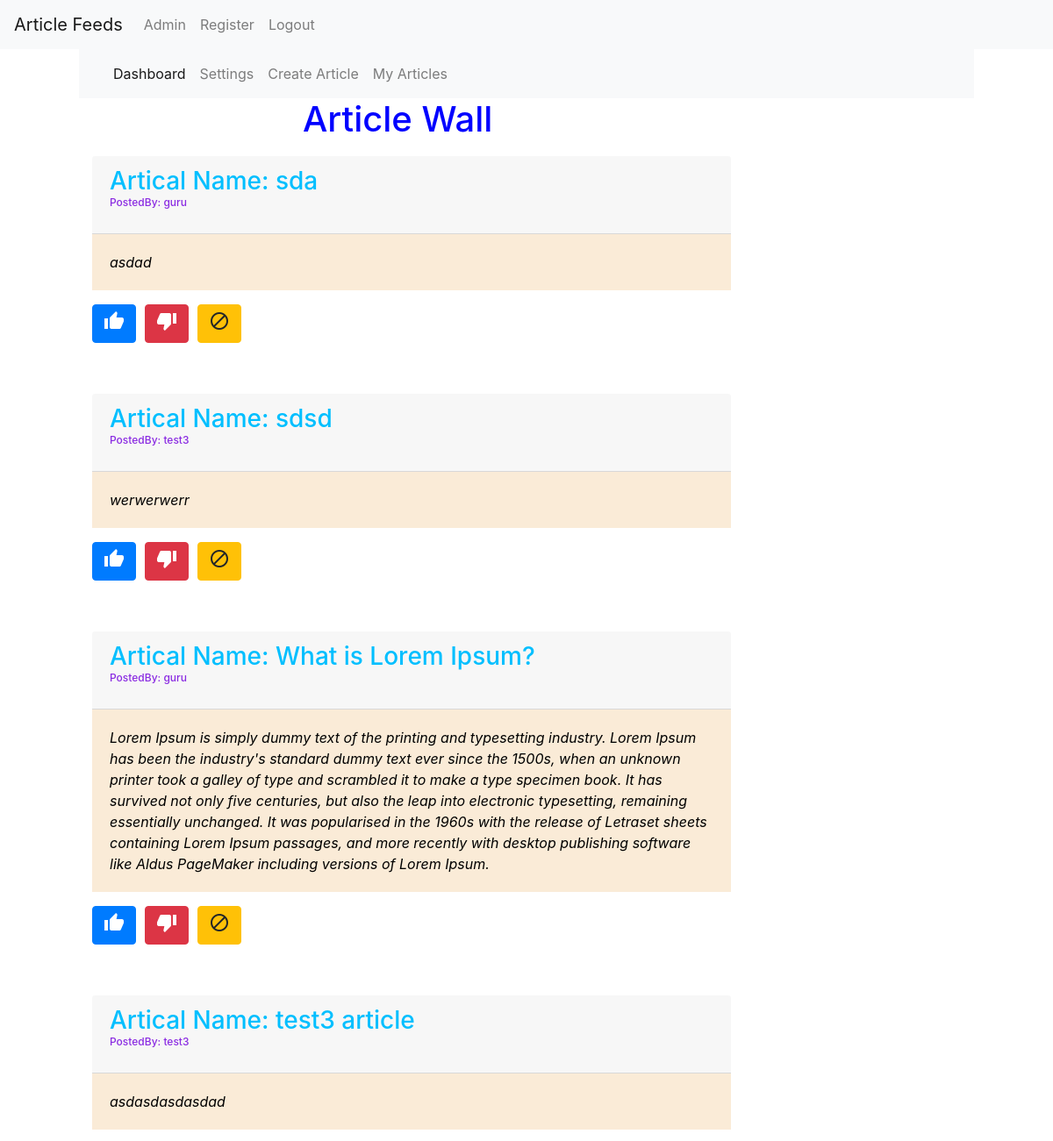
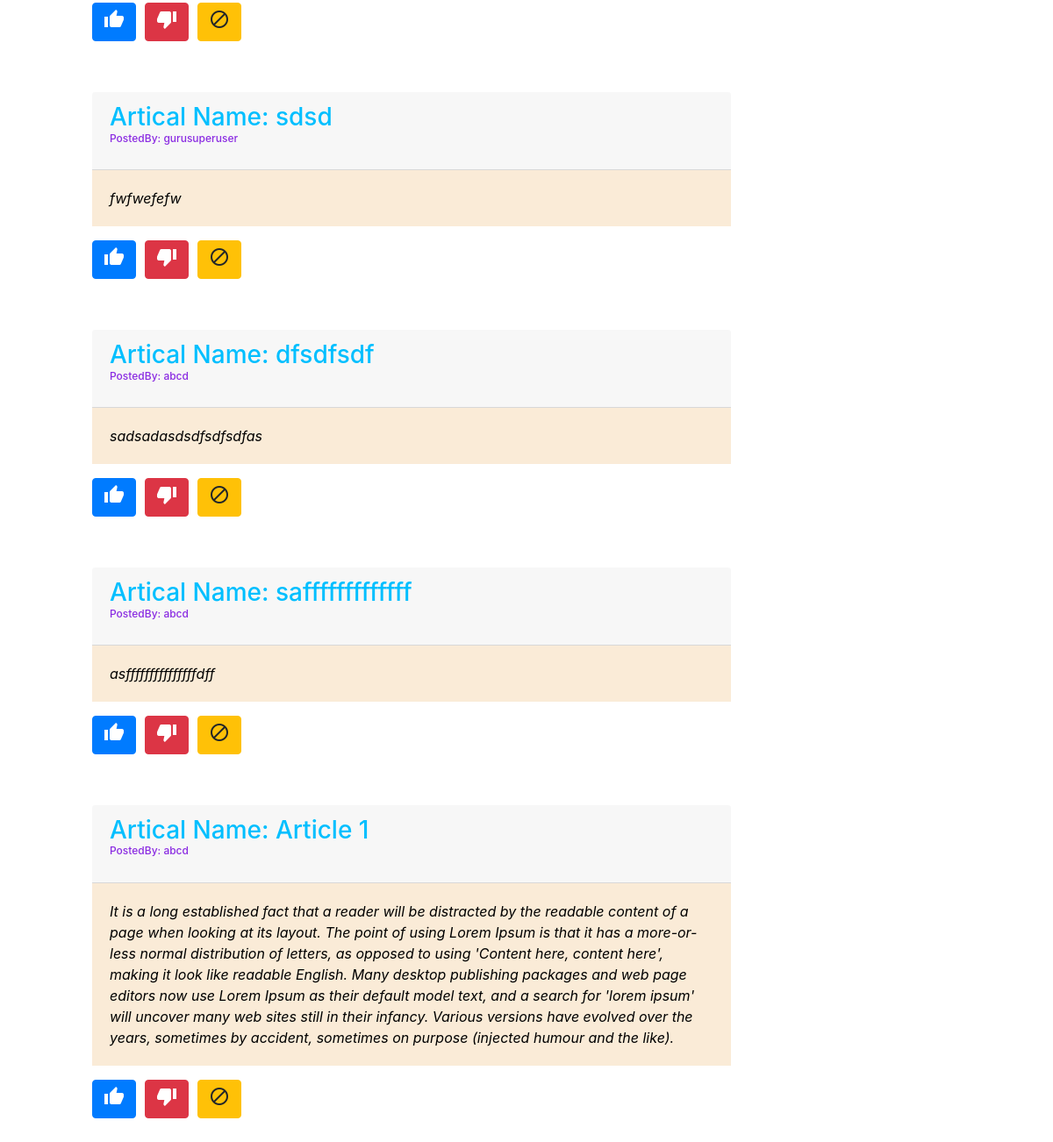
The app's page /basic_app/articles/ (signed in) with its own data (2 pictures, top to bottom).
### basic_app/models.py (models this page shows, shortened)
class Articles(models.Model):
    article_type = models.CharField(max_length=30)
    article_name = models.CharField(max_length=30)
    article_body = models.CharField(max_length=2000)
    published_by = models.CharField(max_length=20)
    likes = models.ManyToManyField(User,related_name='likes',blank="True")
    dislikes = models.ManyToManyField(User,related_name='dislikes',blank="True")
    blocks = models.ManyToManyField(User,related_name='blocks',blank="True")

### basic_app/views.py (the view)
def articles_list(request):
    user = request.user
    user_ob = UserProfileInfo.objects.get(user=user)
    user_choices=str(user_ob.articlecategory)
    print(user_choices)
    articles= ArticleModel.objects.all()
    return render(request,'basic_app/article_list.html',{'article_list':articles})

### templates/basic_app/article_list.html (shortened to what this page needs)
{% extends 'basic_app/base.html' %}
{% block body_block %}
  <div class="container">
        <div class="container">
                {% if user.is_authenticated %}
                <div class="container">
                        <nav class="navbar navbar-expand-lg navbar-light bg-light">
                                <div class="container">
                                    <ul class="navbar-nav">
                                    <li  class="nav-item active"><a class="nav-link" href="{% url 'basic_app:articles' %}">Dashboard<span class="sr-only">(current)</span></a></li>
                                    <li  class="nav-item"><a class="nav-link" href="{% url 'basic_app:settings' %}">Settings</a></li>
                                    <li  class="nav-item"><a class="nav-link" href="{% url 'basic_app:createarticle' %}">Create Article</a></li>
                                    <li  class="nav-item"><a class="nav-link" href="{% url 'basic_app:myarticles' %}">My Articles</a></li>
                              </ul>
                                </div>
                            </nav>
                </div>
                {%endif%}
                <div class="container">
                  <h1 style="margin-left:25%;color:blue">Article Wall</h1>
                  {% for article in article_list %}
                  <div class=" row">
                        <div class=" col-sm-9 " style="list-style-type:none">
                        <div class="container-fluid">
                              <h3 class="card-header" style="margin-top:10px;color:deepskyblue">Artical Name: {{article.article_name}}<p style="font-size:12px;color:blueviolet;font-style:bold">PostedBy: {{article.published_by}}</p></h3>
                              <p class="card-body" style="background-color:antiquewhite;color:black;font-style:italic">
                                    {{article.article_body}}
                              </p>
                        </div>
                        <div class="container " style="color:deepskyblue;margin:0">
                                    <div style="float:left">
                                          <form method="POST" action="{%url 'basic_app:like_post'%}">
                                                <button class="btn btn-primary" type="submit" name="post_id" value="{{article.id}}"><i class="large material-icons" >thumb_up</i></button>
                                          </form>
                                    </div>
                                    <div style="float:left;margin-left:10px">
                                    <form method="POST" action="{%url 'basic_app:dislike_post'%}">
                                          <button class="btn btn-danger" type="submit" name="post_id" value="{{article.id}}"><i class="large material-icons" >thumb_down</i></button>
                                   </form>
                                     </div>
                                     <div style="float:left;margin-left:10px">
                                   <form method="POST" action="{%url 'basic_app:block_post'%}">
                                          <button class="btn btn-warning" type="submit" name="post_id" value="{{article.id}}"><i class="large material-icons" >block</i></button>
                                   </form>
                                   </div>
                              </div>
                        </div>
                  </div>
                  <br><br>
                  {%endfor%}
                </div>
    </div>
{% endblock %}

### templates/basic_app/base.html (shortened to what this page needs)
<!DOCTYPE html>
{%load staticfiles%}
<html>
  <head>
    <link rel="stylesheet" href="{%static 'vendor\bootstrap\dist\css\bootstrap.css'%}">
  </head>
  <body>
      <nav class="navbar navbar-expand-lg navbar-light bg-light">
          <a class="navbar-brand" href="{% url 'index' %}">Article Feeds</a>
            <div class="collapse navbar-collapse" id="navbarSupportedContent">
        <ul class=" navbar-nav mr-auto">
          <li class="nav-item"><a class="nav-link" href="{% url 'admin:index' %}">Admin</a></li>
          <li class="nav-item"><a class="nav-link" href="{% url 'basic_app:register' %}">Register</a></li>
          {% if user.is_authenticated %}
            <li><a  class="nav-link" href="{% url 'logout' %}">Logout</a></li>
          {% else %}
            <li><a   class="nav-link" class="navbar-link" href="{% url 'basic_app:user_login' %}">Login</a></li>
          {% endif %}
        </ul>
     </div>
    </nav>
    <div class="container">
    {% block body_block %}
    {% endblock %}
    </div>
  </body>
</html>

### records on screen
Articles: article_name "sda", published_by "guru", article_body "asdad", {{ article.id }} 9 (drawn)
Articles: article_name "sdsd", published_by "test3", article_body "werwerwerr", {{ article.id }} 10 (drawn)
Articles: article_name "What is Lorem Ipsum?", published_by "guru", article_body "Lorem Ipsum is simply dummy text of the printing and typesetting industry. Lorem Ipsum has been the industry's standard dummy text ever since the 1500s, when an unknown printer took a galley of type and scrambled it to make a type specimen book. It has survived not only five centuries, but also the leap into electronic typesetting, remaining essentially unchanged. It was popularised in the 1960s with the release of Letraset sheets containing Lorem Ipsum passages, and more recently with desktop publishing software like Aldus PageMaker including versions of Lorem Ipsum.", {{ article.id }} 11 (drawn)
Articles: article_name "test3 article", published_by "test3", article_body "asdasdasdasdad", {{ article.id }} 12 (drawn)
Articles: article_name "sdsd", published_by "gurusuperuser", article_body "fwfwefefw", {{ article.id }} 13 (drawn)
Articles: article_name "dfsdfsdf", published_by "abcd", article_body "sadsadasdsdfsdfsdfas", {{ article.id }} 17 (drawn)
Articles: article_name "safffffffffffff", published_by "abcd", article_body "asfffffffffffffffdff", {{ article.id }} 18 (drawn)
Articles: article_name "Article 1", published_by "abcd", article_body "It is a long established fact that a reader will be distracted by the readable content of a page when looking at its layout. The point of using Lorem Ipsum is that it has a more-or-less normal distribution of letters, as opposed to using 'Content here, content here', making it look like readable English. Many desktop publishing packages and web page editors now use Lorem Ipsum as their default model text, and a search for 'lorem ipsum' will uncover many web sites still in their infancy. Various versions have evolved over the years, sometimes by accident, sometimes on purpose (injected humour and the like).", {{ article.id }} 19 (drawn)
